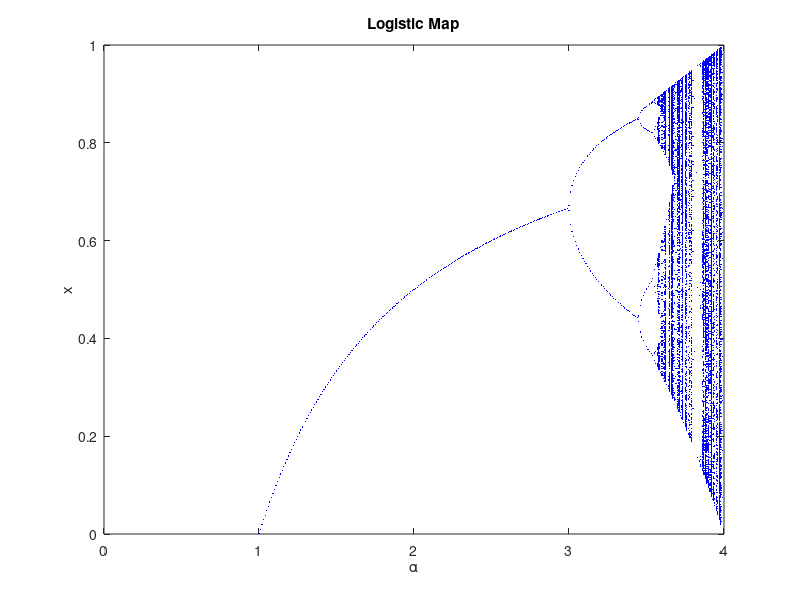

Recreate this plot in MATLAB.
%Logistic map
% X_{k+1}=alpha*X_{k}*(1-X_{k})

clc
clear
close all

xvals=[];
%Ciclo sui alpha perchè voglio cambiare coefficiente ogni volta
for alpha=1:0.01:4
    oldx=0.5;
    %Transient
    for i=1:2000
        newx=alpha*(oldx-oldx^2);
        %Itero
        oldx=newx;
    end
    sensibility=newx;
    for i=1:2000
        newx=alpha*(oldx-oldx^2);
        oldx=newx;
        xvals(1,length(xvals)+1)=alpha;
        xvals(2,length(xvals))=newx;
        if (abs(newx-sensibility)<0.001)
            break
        end
    end
end

%plotto la mappa logistica
figure
plot(xvals(1,:),xvals(2,:),'.','markersize',0.01,'color','b')
set(gca,'color','k')
title('Logistic Map')
xlabel('\alpha')
ylabel('x')